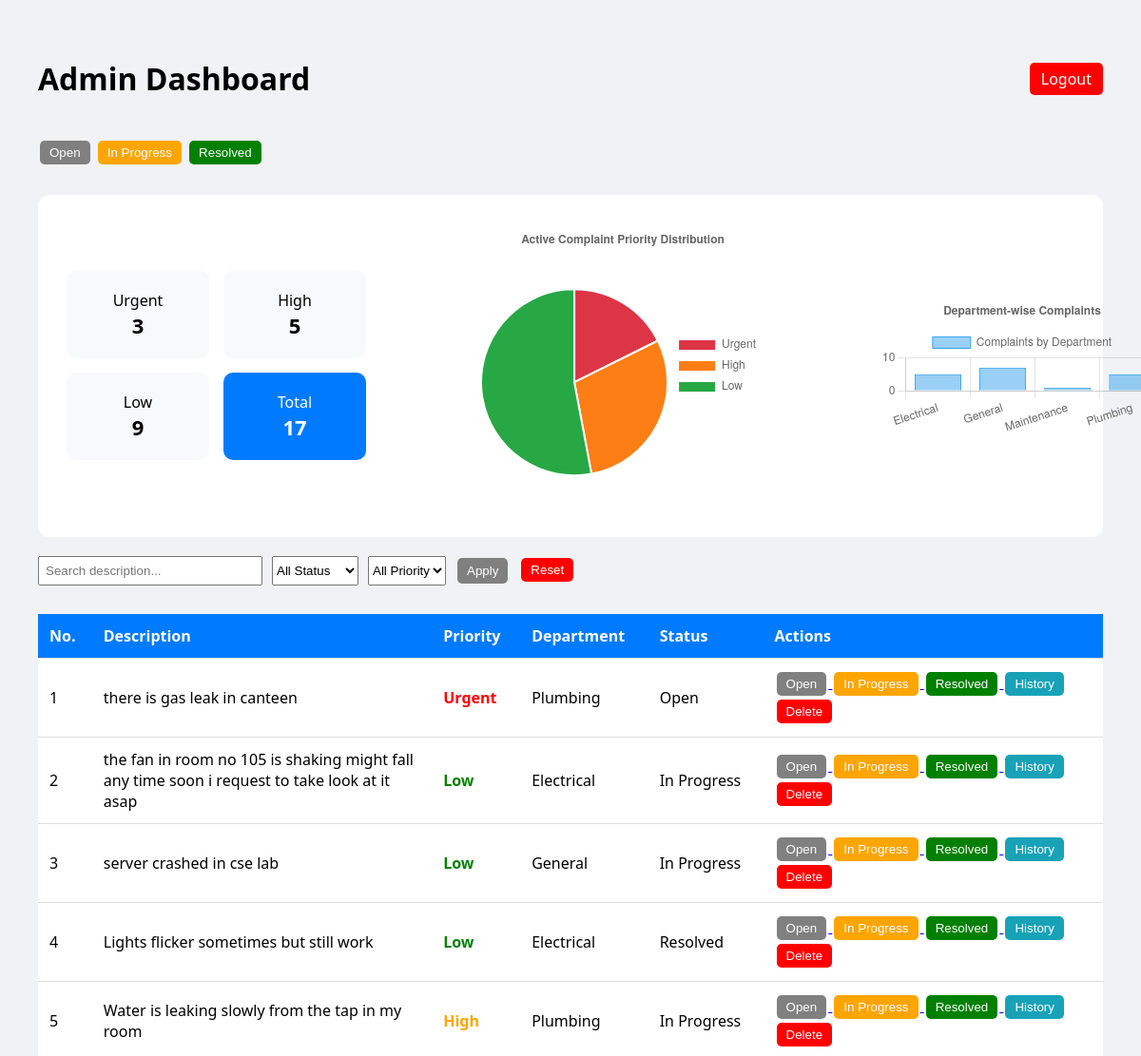
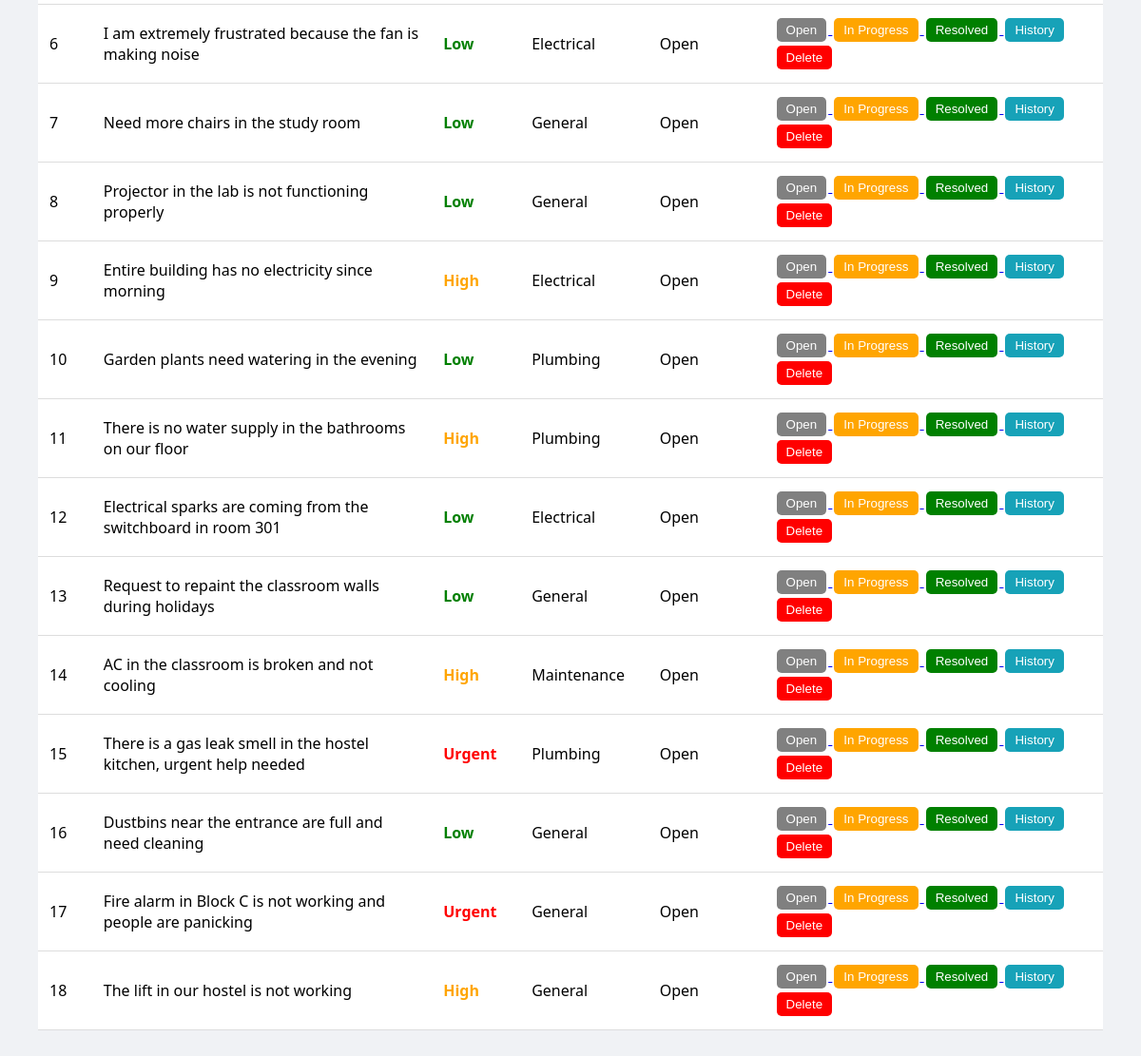
/admin (signed in), run on the app's committed database (2 pictures, top to bottom).
### tables this page shows
CREATE TABLE complaints (
            id INTEGER PRIMARY KEY AUTOINCREMENT,
            description TEXT NOT NULL,
            severity TEXT DEFAULT 'Low',
            status TEXT DEFAULT 'Open',
            department TEXT DEFAULT 'General',
            assigned_to TEXT,
            created_at TIMESTAMP DEFAULT CURRENT_TIMESTAMP
        );

### app.py (the view)
@app.route('/admin')
def admin_portal():
    if session.get('user_role') != 'admin':
        return redirect('/login')
    status = request.args.get('status')
    severity = request.args.get('severity')
    q = request.args.get('q')
    conn = get_db_connection()
    query = "SELECT * FROM complaints WHERE 1=1"
    params = []
    if status:
        query += " AND status = ?"
        params.append(status)
    if severity:
        query += " AND severity = ?"
        params.append(severity)
    if q:
        query += " AND description LIKE ?"
        params.append(f"%{q}%")
    query += " ORDER BY created_at DESC"
    complaints = conn.execute(query, params).fetchall()
    dept_data = conn.execute('''
        SELECT department, COUNT(*) as count
        FROM complaints
        GROUP BY department
    ''').fetchall()
    stats = conn.execute('''
        SELECT
            SUM(CASE WHEN severity = 'Urgent' THEN 1 ELSE 0 END) as urgent_count,
            SUM(CASE WHEN severity = 'High' THEN 1 ELSE 0 END) as high_count,
            SUM(CASE WHEN severity = 'Low' THEN 1 ELSE 0 END) as low_count,
            COUNT(*) as total_count
        FROM complaints
        WHERE status != 'Resolved'
    ''').fetchone()
    conn.close()
    return render_template(
        'admin.html',
        complaints=complaints,
        stats=stats,
        filters={
            "status": status,
            "severity": severity,
            "q": q
        },
        dept_data=dept_data   # 👈 NEW DATA FOR CHART
    )

### app.py (called while the page is built)
def get_db_connection():
    conn = sqlite3.connect(DB_FILE)
    conn.row_factory = sqlite3.Row
    return conn

### templates/admin.html (shortened to what this page needs)
<!DOCTYPE html>
<html>
<head>
</head>
<body>
<div class="header">
    <h1>Admin Dashboard</h1>
    <a href="/logout" class="logout">Logout</a>
</div>
<div style="margin-top: 20px;">
    <a href="/open"><button class="btn open">Open</button></a>
    <a href="/in-progress"><button class="btn progress">In Progress</button></a>
    <a href="/resolved"><button class="btn resolved">Resolved</button></a>
</div>
<div class="analytics">
    <div class="stats-grid">
        <div class="card">
            Urgent<br><b>{{ stats.urgent_count or 0 }}</b>
        </div>
        <div class="card">
            High<br><b>{{ stats.high_count or 0 }}</b>
        </div>
        <div class="card">
            Low<br><b>{{ stats.low_count or 0 }}</b>
        </div>
        <div class="card total-card">
            Total<br><b>{{ stats.total_count or 0 }}</b>
        </div>
    </div>
    <div style="width: 320px;">
        <canvas id="priorityChart"></canvas>
    </div>
    <div style="width: 400px; margin: 40px auto;">
    <canvas id="deptChart"></canvas>
</div>
</div>
<form method="GET" action="/admin" style="margin-top:20px; display:flex; gap:10px; flex-wrap:wrap;">
    <input type="text" name="q" placeholder="Search description..."
           value="{{ filters.q or '' }}"
           style="padding:6px; width:220px;">
    <select name="status">
        <option value="">All Status</option>
    </select>
    <select name="severity">
        <option value="">All Priority</option>
    </select>
    <button type="submit" class="btn open">Apply</button>
    <a href="/admin"><button type="button" class="btn delete">Reset</button></a>
</form>
<table>
    <tr>
        <th>No.</th>
        <th>Description</th>
        <th>Priority</th>
        <th>Department</th>
        <th>Status</th>
        <th>Actions</th>
    </tr>
    {% for c in complaints %}
    <tr>
        <td>{{ loop.index }}</td>
        <td>{{ c.description }}</td>
        <td class="
            {% if c.severity == 'Urgent' %}urgent
            {% elif c.severity == 'High' %}high
            {% else %}low
            {% endif %}
        ">
            {{ c.severity }}
        </td>
        <td>{{ c.department }}</td>
        <td>{{ c.status }}</td>
        <td>
            <a href="/update_status/{{ c.id }}/Open">
                <button class="btn open">Open</button>
            </a>
            <a href="/update_status/{{ c.id }}/In Progress">
                <button class="btn progress">In Progress</button>
            </a>
            <a href="/update_status/{{ c.id }}/Resolved">
                <button class="btn resolved">Resolved</button>
            </a>
            <a href="/history/{{ c.id }}">
                <button class="btn history">History</button>
            </a>
            <a href="/delete/{{ c.id }}" onclick="return confirm('Delete this complaint?')">
                <button class="btn delete">Delete</button>
            </a>
        </td>
    </tr>
    {% endfor %}
</table>
<script>
const ctx = document.getElementById('priorityChart').getContext('2d');
new Chart(ctx, {
    type: 'pie',
    data: {
        labels: ['Urgent', 'High', 'Low'],
        datasets: [{
            data: [
                {{ stats.urgent_count or 0 }},
                {{ stats.high_count or 0 }},
                {{ stats.low_count or 0 }}
            ],
            backgroundColor: [
                '#dc3545',
                '#fd7e14',
                '#28a745'
            ],
            borderWidth: 2
        }]
    },
    options: {
        responsive: true,
        plugins: {
            title: {
                display: true,
                text: 'Active Complaint Priority Distribution'
            },
            legend: {
                position: 'right'
            }
        }
    }
});
</script>
<script>
const deptCtx = document.getElementById('deptChart').getContext('2d');
new Chart(deptCtx, {
    type: 'bar',
    data: {
        labels: [
            {% for d in dept_data %}
                "{{ d.department }}",
            {% endfor %}
        ],
        datasets: [{
            label: 'Complaints by Department',
            data: [
                {% for d in dept_data %}
                    {{ d.count }},
                {% endfor %}
            ],
            borderWidth: 1
        }]
    },
    options: {
        responsive: true,
        plugins: {
            title: {
                display: true,
                text: 'Department-wise Complaints'
            }
        }
    }
});
</script>
</body>
</html>

### templates/admin.html (style rules this page uses)
body { font-family: 'Segoe UI'; background: #f0f2f5; margin: 40px; }
.header { display: flex; justify-content: space-between; align-items: center; }
.logout { background: red; color: white; padding: 6px 12px; text-decoration: none; border-radius: 5px; }
.analytics { margin-top: 30px; background: white; padding: 30px; border-radius: 12px; display: flex; justify-content: space-between; align-items: center; }
.stats-grid { display: grid; grid-template-columns: repeat(2, 150px); gap: 15px; }
.card { background: #f8f9fa; padding: 20px; border-radius: 10px; text-align: center; transition: 0.2s; }
.card b { font-size: 22px; }
.total-card { background: #007bff; color: white; }
table { width: 100%; border-collapse: collapse; background: white; margin-top: 30px; }
th, td { padding: 12px; border-bottom: 1px solid #ddd; text-align: left; max-width: 300px; word-wrap: break-word; }
th { background: #007bff; color: white; }
.urgent { color: red; font-weight: bold; }
.high { color: orange; font-weight: bold; }
.low { color: green; font-weight: bold; }
.btn { padding: 5px 10px; margin: 2px; border: none; border-radius: 5px; cursor: pointer; transition: 0.2s; }
.open { background: gray; color: white; }
.progress { background: orange; color: white; }
.resolved { background: green; color: white; }
.delete { background: red; color: white; }
.history { background: #17a2b8; color: white; }
.analytics { margin-top: 30px; background: white; padding: 30px; border-radius: 12px; display: flex; justify-content: space-between; align-items: center; gap: 120px; }

### data on the page
complaints: description "there is gas leak in canteen", severity "Urgent", department "Plumbing", status "Open"
complaints: description "the fan in room no 105 is shaking might fall any time soon i request to take look at it asap", severity "Low", department "Electrical", status "In Progress"
complaints: description "server crashed in cse lab", severity "Low", department "General", status "In Progress"
complaints: description "Lights flicker sometimes but still work", severity "Low", department "Electrical", status "Resolved"
complaints: description "Water is leaking slowly from the tap in my room", severity "High", department "Plumbing", status "In Progress"
complaints: description "I am extremely frustrated because the fan is making noise", severity "Low", department "Electrical", status "Open"
complaints: description "Need more chairs in the study room", severity "Low", department "General", status "Open"
complaints: description "Projector in the lab is not functioning properly", severity "Low", department "General", status "Open"
complaints: description "Entire building has no electricity since morning", severity "High", department "Electrical", status "Open"
complaints: description "Garden plants need watering in the evening", severity "Low", department "Plumbing", status "Open"
complaints: description "There is no water supply in the bathrooms on our floor", severity "High", department "Plumbing", status "Open"
complaints: description "Electrical sparks are coming from the switchboard in room 301", severity "Low", department "Electrical", status "Open"
complaints: description "Request to repaint the classroom walls during holidays", severity "Low", department "General", status "Open"
complaints: description "AC in the classroom is broken and not cooling", severity "High", department "Maintenance", status "Open"
complaints: description "There is a gas leak smell in the hostel kitchen, urgent help needed", severity "Urgent", department "Plumbing", status "Open"
complaints: description "Dustbins near the entrance are full and need cleaning", severity "Low", department "General", status "Open"
complaints: description "Fire alarm in Block C is not working and people are panicking", severity "Urgent", department "General", status "Open"
complaints: description "The lift in our hostel is not working", severity "High", department "General", status "Open"

### other printed values
{{ stats.urgent_count or 0 }} "3"
{{ stats.high_count or 0 }} "5"
{{ stats.low_count or 0 }} "9"
{{ stats.total_count or 0 }} "17"
chart data {{ stats.urgent_count or 0 }} 3
chart data {{ stats.high_count or 0 }} 5
chart data {{ stats.low_count or 0 }} 9
chart data {{ d.department }} Electrical, General, Maintenance, Plumbing
